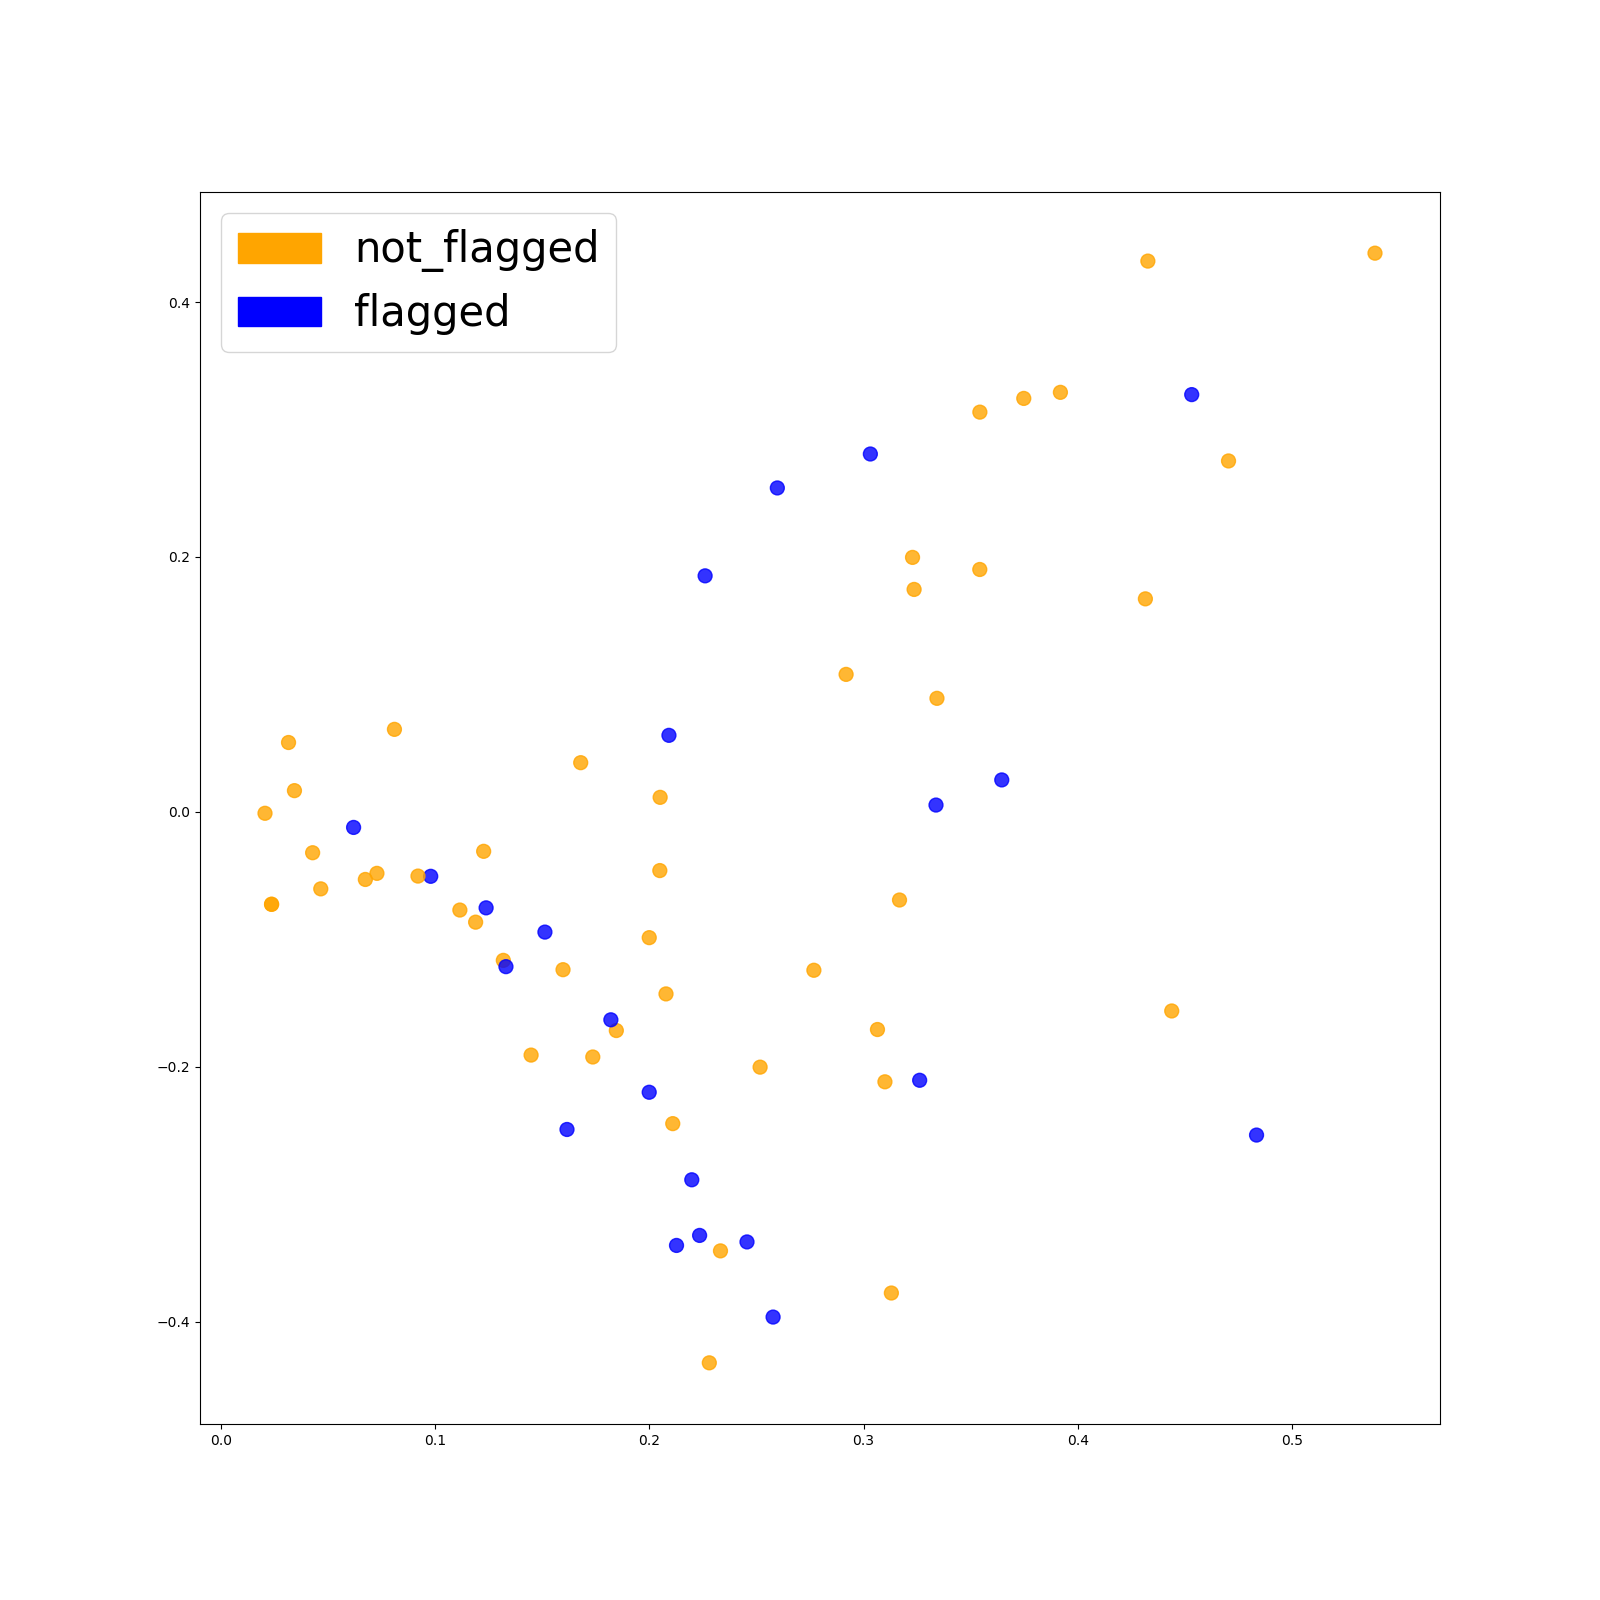

Generate this figure with Python:
import numpy as np
import nltk
import pandas as pd
import matplotlib.pyplot as plt
from scipy import sparse


from sklearn.model_selection import train_test_split
from sklearn.feature_extraction.text import CountVectorizer
from sklearn.feature_extraction.text import TfidfTransformer
from plot_LSA import plot_LSA


def cv(data):
    count_vectorizer = CountVectorizer()

    emb = count_vectorizer.fit_transform(data)

    return emb, count_vectorizer

if __name__ == '__main__':
    
    
    data = pd.read_pickle('../data/processeddata.pickle')

    X_data = data['response_text'].tolist()
    y_data = data['class'].tolist()

    X_train, X_test, y_train, y_test = train_test_split(X_data, y_data, test_size=0.15, random_state=40)

    X_train_counts, count_vectorizer = cv(X_train)
    X_test_counts = count_vectorizer.transform(X_test)

    tf_transformer = TfidfTransformer(use_idf=False).fit(X_train_counts)
    X_train_tf = tf_transformer.transform(X_train_counts)
    X_test_tf = tf_transformer.transform(X_test_counts)

    fig = plt.figure(figsize=(12,12))
    plot_LSA(X_train_tf, y_train)
    plt.savefig("tfidf.png")

    sparse.save_npz('../data/X_train_tf.npz', X_train_tf)
    np.save('../data/Y_train_tf.npy', y_train)
    sparse.save_npz('../data/X_test_tf.npz', X_test_tf)
    np.save('../data/Y_test_tf.npy', y_test)


